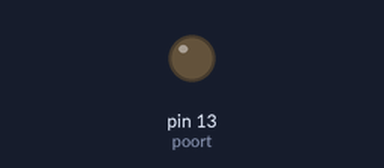
Simulated run of this sketch. Board: Arduino Uno, built with avr-gcc and run on an emulated ATmega328P. On the bench: output pins drawn as LEDs (lit = HIGH).

Above: at 0.05 s.
At 9.87 s:
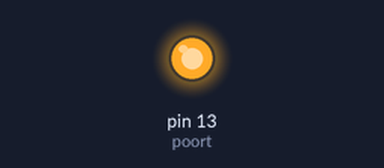
Timing chart, 0 to 13.0 s (numbered marks = the images above):
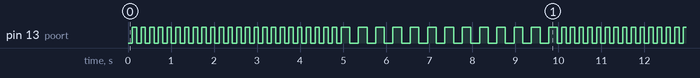

Measured:
- by itself, pin 13 (poort): repeats every 10.0 s: 12 × (HIGH 0.20 s, LOW 0.20 s), HIGH 0.20 s, 24 × (LOW 0.10 s, HIGH 0.10 s), LOW 0.10 s
- by itself, everything shown: repeats every 9.8 s, in 72 steps

The sketch:

Opdracht_3_meer_knipperen_met_while__for_en_functions.ino
```cpp
const int poort = 13;
const int duurPeriode = 5000;
const int aantalHertz1 = 10;
const int aantalHertz2 = 5;
const int beginDelay = 1000/aantalHertz1;//Berekening om Hz om te zetten in millis

int delayTijd = beginDelay;
int beginTijd;
int beginTijdPeriode;
boolean lampjeBrandt=false;

void setup() {
  pinMode(poort, OUTPUT);
  beginTijd=millis();
  beginTijdPeriode=millis();
}


void loop() {
  laatLampjeKnipperen(duurPeriode);
  veranderKnipperTijd(aantalHertz1, aantalHertz2, beginDelay);
}

void laatLampjeKnipperen(int duur/*(millis)*/){
  if(millis()>beginTijd+delayTijd){
    if(lampjeBrandt){
      digitalWrite(poort, LOW);
    }
    else{
      digitalWrite(poort, HIGH);
    }
    lampjeBrandt=!lampjeBrandt;
    beginTijd=millis();
  }
}

void veranderKnipperTijd(int frequentie1/*(Hz)*/, int frequentie2/*(Hz)*/, int periodeDuur){
  if(millis()>beginTijdPeriode+duurPeriode){
    if(delayTijd==beginDelay){
      delayTijd=(beginDelay*frequentie1)/frequentie2;
    } else if(delayTijd==(beginDelay*frequentie1)/frequentie2){
      delayTijd=beginDelay;
    }
    beginTijdPeriode=millis();
  }
}
```
